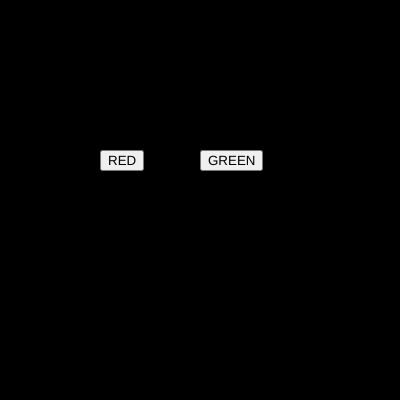
Frame 1 (no input)
Frame 60 (no input): identical to frame 1, image omitted
Frame 120 (the mouse pressed at the canvas centre since frame 60): identical to frame 1, image omitted

The p5.js sketch that drew this single still picture (run headless with seeded random() and noise() and a simulated clock; from frame 60 on, the mouse is pressed at the canvas centre):

// p5.js sketch
// ── sketch.js
var btn_red;
var btn_green;

var r = 0;
var g = 0;
var b = 0;

function setup() {
  createCanvas(400, 400);

  btn_red = createButton("RED");
  btn_red.position(100, 150);
  btn_red.mousePressed(red_bg);

  btn_green = createButton("GREEN");
  btn_green.position(200, 150);
  btn_green.mousePressed(green_bg);
}

function draw() {
  background(r, g, b);
}

function red_bg() {
  r = 255;
  g = 0;
  b = 0;
}

function green_bg() {
  r = 0;
  g = 255;
  b = 0;
}
